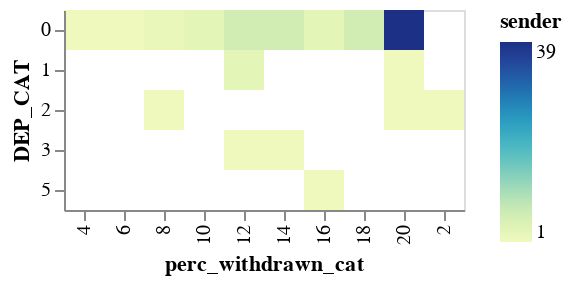

The notebook cell saved with this chart:
### Code cell
alt.Chart(df).mark_rect().encode(
    x=alt.X('perc_withdrawn_cat:O', sort=alt.EncodingSortField(order='ascending')),
    y=alt.Y('DEP_CAT:O', sort=alt.EncodingSortField(order='descending')),
    color='sender:Q'
)

### Figure 1 — Vega-Lite specification as saved in the notebook (floating-point values rounded to 4 significant figures)
{"config": {"view": {"continuousWidth": 400, "continuousHeight": 300}}, "data": {"name": "data-02444fa9d0bc89caee81470819f8bb0e"}, "mark": "rect", "encoding": {"color": {"field": "sender", "type": "quantitative"}, "x": {"field": "perc_withdrawn_cat", "sort": {"order": "ascending"}, "type": "ordinal"}, "y": {"field": "DEP_CAT", "sort": {"order": "descending"}, "type": "ordinal"}}, "$schema": "https://vega.github.io/schema/vega-lite/v4.17.0.json", "datasets": {"data-02444fa9d0bc89caee81470819f8bb0e": [{"DEP_CAT": 0, "perc_withdrawn_cat": 4, "sender": 1}, {"DEP_CAT": 0, "perc_withdrawn_cat": 6, "sender": 1}, {"DEP_CAT": 0, "perc_withdrawn_cat": 8, "sender": 2}, {"DEP_CAT": 0, "perc_withdrawn_cat": 10, "sender": 3}, {"DEP_CAT": 0, "perc_withdrawn_cat": 12, "sender": 6}, {"DEP_CAT": 0, "perc_withdrawn_cat": 14, "sender": 6}, {"DEP_CAT": 0, "perc_withdrawn_cat": 16, "sender": 3}, {"DEP_CAT": 0, "perc_withdrawn_cat": 18, "sender": 6}, {"DEP_CAT": 0, "perc_withdrawn_cat": 20, "sender": 39}, {"DEP_CAT": 1, "perc_withdrawn_cat": 12, "sender": 3}, {"DEP_CAT": 1, "perc_withdrawn_cat": 20, "sender": 1}, {"DEP_CAT": 2, "perc_withdrawn_cat": 2, "sender": 1}, {"DEP_CAT": 2, "perc_withdrawn_cat": 8, "sender": 1}, {"DEP_CAT": 2, "perc_withdrawn_cat": 20, "sender": 1}, {"DEP_CAT": 3, "perc_withdrawn_cat": 12, "sender": 1}, {"DEP_CAT": 3, "perc_withdrawn_cat": 14, "sender": 1}, {"DEP_CAT": 5, "perc_withdrawn_cat": 16, "sender": 1}]}}
